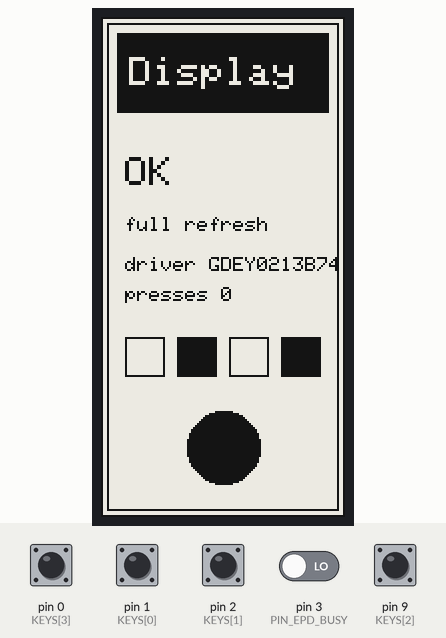
Recording of a sketch running on a simulated Arduino Mega 2560, built for the host (arithmetic inside an expression is 32-bit, double 64-bit). On the bench: 122×250 one-colour display. The inputs (shaded band) are chosen by the test bench; at power-on: pin 0 (KEYS[3]), pin 1 (KEYS[0]), pin 2 (KEYS[1]), pin 9 (KEYS[2]) HIGH, pin 3 (PIN_EPD_BUSY) LOW. What the sketch prints to the serial monitor is not drawn.

Above: at 3.5 s.
3.6 s: pin 0 (KEYS[3]) pulled LOW for 0.15 s
At 5.3 s:
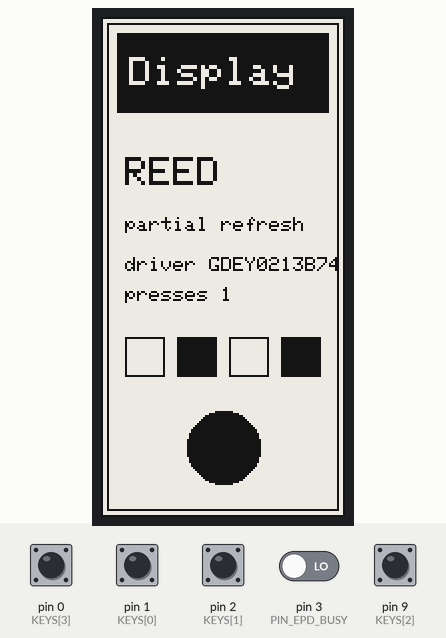
5.6 s: pin 1 (KEYS[0]) pulled LOW for 0.15 s
At 7.1 s:
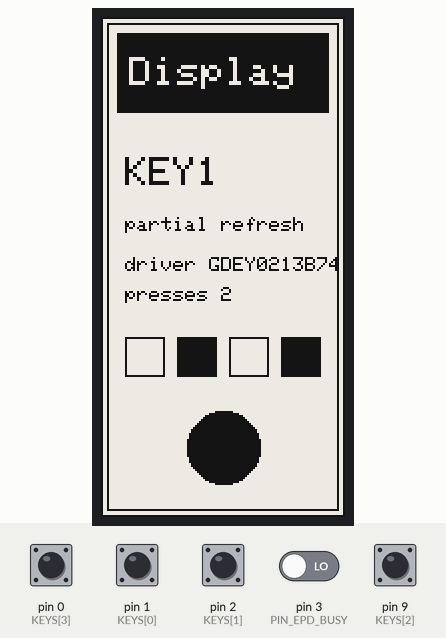
7.6 s: pin 2 (KEYS[1]) pulled LOW for 0.15 s
At 9.3 s:
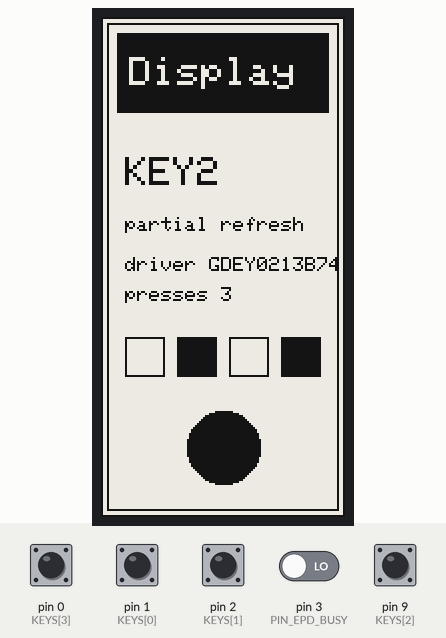
9.6 s: pin 9 (KEYS[2]) pulled LOW for 0.15 s
At 11.1 s:
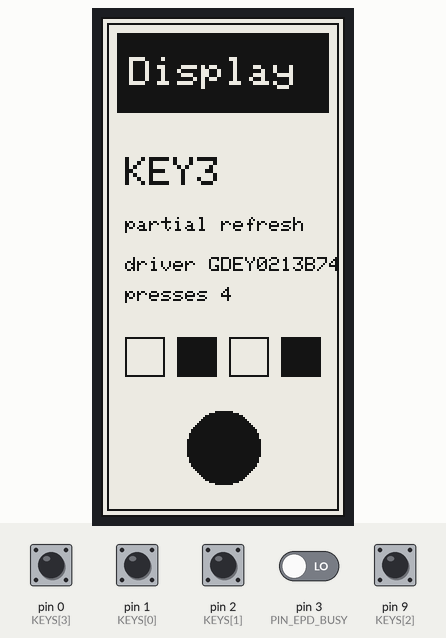
11.6 s: pin 0 (KEYS[3]) pulled LOW for 1 s
At 12.9 s:
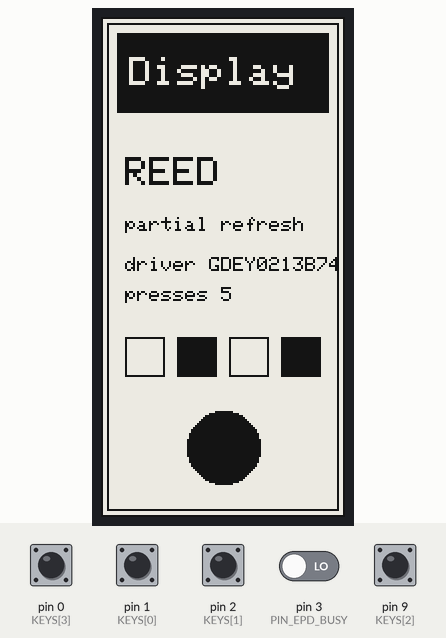
14.1 s: pin 1 (KEYS[0]) pulled LOW for 1 s
At 15.9 s:
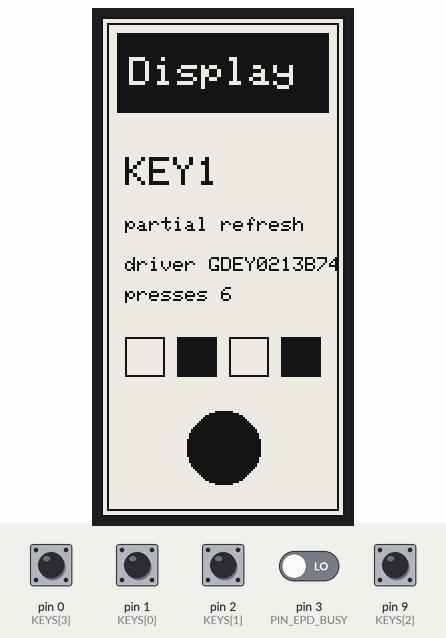
Timing chart, 0 to 17.4 s (numbered marks = the images above; inputs shaded):
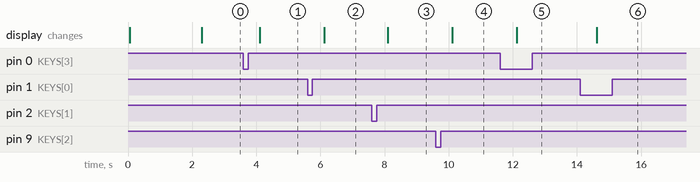

Measured:
- after the input at 3.6 s, the display: changes after 0.51 s (image 1)
- after the input at 5.6 s, the display: changes after 0.52 s (image 2)
- after the input at 7.6 s, the display: changes after 0.50 s (image 3)
- after the input at 9.6 s, the display: changes after 0.51 s (image 4)
- after the input at 11.6 s, the display: changes after 0.52 s (image 5)
- after the input at 14.1 s, the display: changes after 0.51 s (image 6)

The sketch:

display_test.ino
```cpp
// Sobergotchi display and button test for the XIAO ePaper EN05 board.
// Upload it, open Tools > Serial Monitor at 115200 baud, and press each button.
// The screen should show a frame and "Display OK". Every press redraws the screen
// with the name of the button and prints it to the Serial Monitor.
#include <GxEPD2_BW.h>
#include <SPI.h>

// Set to 1 to try GxEPD2's older 2.13" B74 driver if the screen stays noisy.
#define USE_OLD_B74_DRIVER 0

#define PIN_EPD_CS    7    // D7
#define PIN_EPD_DC    35   // D16 (P0.31)
#define PIN_EPD_RST   30   // D11 (P0.15)
#define PIN_EPD_BUSY  3    // D3
#define PIN_EPD_SCK   8    // D8
#define PIN_EPD_MOSI  10   // D10
#define PIN_EPD_POWER 6    // D6, high = panel powered
#define PIN_NO_MISO   19   // park SPI MISO away from the buttons

const uint8_t KEYS[] = {1, 2, 9, 0};  // KEY1 = D1, KEY2 = D2, KEY3 = D9, reed = D0
const char* KEY_NAMES[] = {"KEY1", "KEY2", "KEY3", "REED"};

#if USE_OLD_B74_DRIVER
GxEPD2_BW<GxEPD2_213_B74, GxEPD2_213_B74::HEIGHT> epd(GxEPD2_213_B74(PIN_EPD_CS, PIN_EPD_DC, PIN_EPD_RST, PIN_EPD_BUSY));
const char* DRIVER = "213_B74";
#else
GxEPD2_BW<GxEPD2_213_GDEY0213B74, GxEPD2_213_GDEY0213B74::HEIGHT> epd(GxEPD2_213_GDEY0213B74(PIN_EPD_CS, PIN_EPD_DC, PIN_EPD_RST, PIN_EPD_BUSY));
const char* DRIVER = "GDEY0213B74";
#endif

int presses = 0;

void draw(const char* line1, const char* line2, bool full) {
  if (full) epd.setFullWindow();
  else epd.setPartialWindow(0, 0, epd.width(), epd.height());
  epd.firstPage();
  do {
    epd.fillScreen(GxEPD_WHITE);
    epd.drawRect(0, 0, epd.width(), epd.height(), GxEPD_BLACK);
    epd.drawRect(3, 3, epd.width() - 6, epd.height() - 6, GxEPD_BLACK);
    epd.fillRect(8, 8, epd.width() - 16, 40, GxEPD_BLACK);
    epd.setTextColor(GxEPD_WHITE);
    epd.setTextSize(2);
    epd.setCursor(14, 20);
    epd.print("Display");
    epd.setTextColor(GxEPD_BLACK);
    epd.setCursor(12, 70);
    epd.print(line1);
    epd.setTextSize(1);
    epd.setCursor(12, 100);
    epd.print(line2);
    epd.setCursor(12, 120);
    epd.print("driver ");
    epd.print(DRIVER);
    epd.setCursor(12, 135);
    epd.print("presses ");
    epd.print(presses);
    for (int i = 0; i < 4; i++) epd.fillRect(12 + i * 26, 160, 20, 20, (i % 2) ? GxEPD_BLACK : GxEPD_WHITE), epd.drawRect(12 + i * 26, 160, 20, 20, GxEPD_BLACK);
    epd.fillCircle(epd.width() / 2, 215, 18, GxEPD_BLACK);
  } while (epd.nextPage());
}

void setup() {
  Serial.begin(115200);
  uint32_t t = millis();
  while (!Serial && millis() - t < 4000) delay(10);
  Serial.println();
  Serial.println("Sobergotchi display test");
  Serial.print("driver: ");
  Serial.println(DRIVER);

  for (uint8_t k : KEYS) pinMode(k, INPUT_PULLUP);
  pinMode(PIN_EPD_POWER, OUTPUT);
  digitalWrite(PIN_EPD_POWER, HIGH);
  delay(50);
  pinMode(PIN_EPD_BUSY, INPUT);
  Serial.print("BUSY pin after power on: ");
  Serial.println(digitalRead(PIN_EPD_BUSY));

  SPI.setPins(PIN_NO_MISO, PIN_EPD_SCK, PIN_EPD_MOSI);
  epd.init(115200, true, 2, false);  // 115200 = GxEPD2 prints busy timings to Serial
  epd.setRotation(0);
  Serial.print("size: ");
  Serial.print(epd.width());
  Serial.print(" x ");
  Serial.println(epd.height());
  uint32_t t0 = millis();
  draw("OK", "full refresh", true);
  Serial.print("full refresh took ms: ");
  Serial.println(millis() - t0);
  Serial.println("press a button");
}

void loop() {
  for (int i = 0; i < 4; i++) {
    if (digitalRead(KEYS[i]) == LOW) {
      presses++;
      Serial.print(KEY_NAMES[i]);
      Serial.println(" pressed");
      uint32_t t0 = millis();
      draw(KEY_NAMES[i], "partial refresh", false);
      Serial.print("partial refresh took ms: ");
      Serial.println(millis() - t0);
      while (digitalRead(KEYS[i]) == LOW) delay(10);
    }
  }
  delay(20);
}
```
